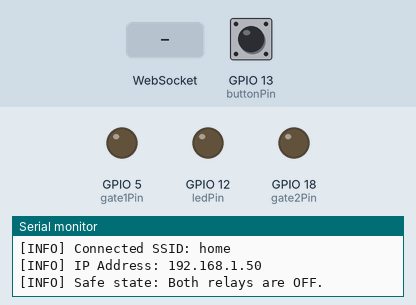
Simulated run of this sketch. Board: ESP32. On the bench: output pins drawn as LEDs (lit = HIGH), the last lines printed to the serial monitor. Inputs (shaded band) come from the test bench; at power-on: GPIO 13 (buttonPin) HIGH. WiFi joins after 1.5 s; servers stay silent unless stated. At 11.9 s the program restarts the board; the recording ends there.

Above: at 3.9 s.
4.0 s: WebSocket text "GATE1_ON" received
At 4.9 s:
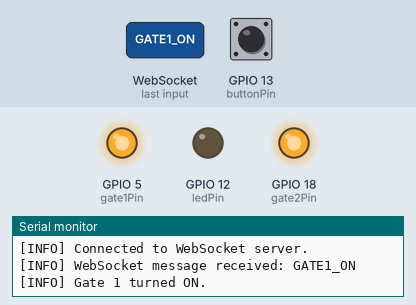
5.7 s: WebSocket text "GATE1_OFF" received
At 6.2 s:
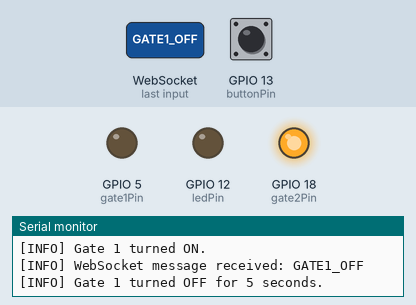
8.7 s: WebSocket text "GATE2_OFF" received
At 11.5 s:
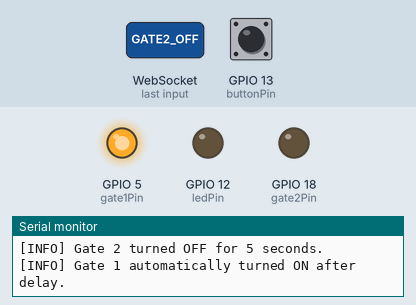
11.7 s: GPIO 13 (buttonPin) pulled LOW for 1 s
Timing chart, 0 to 11.9 s (numbered marks = the images above; inputs shaded):
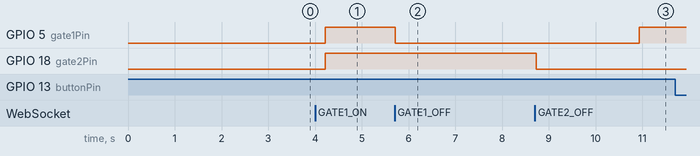

The sketch:

esp32_omlibrary_gate_.ino
```cpp
#include <WiFi.h>
#include <WiFiClientSecure.h>
#include <WebSocketsClient.h>
#include <WiFiManager.h>
#include <esp_task_wdt.h> // For watchdog

// WebSocket server details
const char *server = "socket.jpfashion.in";
const int port = 3000;

// Define GPIO pins for gate relays and indicators
const int gate1Pin = 5;
const int gate2Pin = 18;
const int ledPin = 12;    // LED indicates WiFi/Internet issues
const int buttonPin = 13; // Button to reset WiFi credentials

// Timing variables for non-blocking relay control
unsigned long gate1OffTime = 0;
unsigned long gate2OffTime = 0;
const unsigned long offDuration = 5000; // 5 seconds

// Internet recheck delay (if WiFi is up but Internet is down)
const unsigned long internetRetryDelay = 15000;
unsigned long internetLossStart = 0;

WiFiClientSecure secureClient;
WebSocketsClient webSocket;

//---------------------------------------------------------------------
// Puts both relays into a safe state (OFF)
void setRelaysSafe()
{
  digitalWrite(gate1Pin, LOW);
  digitalWrite(gate2Pin, LOW);
  Serial.println("[INFO] Safe state: Both relays are OFF.");
}

//---------------------------------------------------------------------
// Checks Internet connectivity by trying to connect to a known host.
bool isInternetConnected()
{
  WiFiClient testClient;
  const char *testHost = "www.google.com";
  if (testClient.connect(testHost, 80))
  {
    testClient.stop();
    return true;
  }
  return false;
}

void reconnectWebSocket()
{
  Serial.println("[INFO] Attempting to reconnect WebSocket...");
  webSocket.beginSSL(server, port, "/");
}

//---------------------------------------------------------------------
// Uses WiFiManager to establish a WiFi connection. This function
// blocks until a connection is made.
void setupWiFi()
{
  Serial.println("[INFO] Launching WiFiManager portal...");
  WiFiManager wifiManager;
  // Optionally, you can set a timeout:
  // wifiManager.setConnectTimeout(30);
  if (!wifiManager.autoConnect("GateLockAP"))
  {
    Serial.println("[ERROR] WiFiManager failed to connect. Restarting...");
    ESP.restart();
  }
  Serial.println("[INFO] WiFiManager connected.");
  Serial.print("[INFO] Connected SSID: ");
  Serial.println(WiFi.SSID());
  Serial.print("[INFO] IP Address: ");
  Serial.println(WiFi.localIP());
  digitalWrite(ledPin, LOW);
  setRelaysSafe();
  internetLossStart = 0;
}

//---------------------------------------------------------------------
// WebSocket event handler.
void webSocketEvent(WStype_t type, uint8_t *payload, size_t length)
{
  switch (type)
  {
  case WStype_CONNECTED:
    Serial.println("[INFO] Connected to WebSocket server.");
    webSocket.sendTXT(String("Hello Server From ESP32, connected SSID: ") + WiFi.SSID());
    digitalWrite(gate2Pin, HIGH);
    digitalWrite(gate1Pin, HIGH);
    break;

  case WStype_DISCONNECTED:
    Serial.println("[ERROR] Disconnected from WebSocket server.");
    setRelaysSafe();
    break;

  case WStype_TEXT:
  {
    String message = String((char *)payload);
    Serial.println("[INFO] WebSocket message received: " + message);
    if (message == "GATE1_ON")
    {
      digitalWrite(gate1Pin, HIGH);
      Serial.println("[INFO] Gate 1 turned ON.");
      gate1OffTime = 0;
    }
    else if (message == "GATE1_OFF")
    {
      digitalWrite(gate1Pin, LOW);
      Serial.println("[INFO] Gate 1 turned OFF for 5 seconds.");
      gate1OffTime = millis();
    }
    else if (message == "GATE2_ON")
    {
      digitalWrite(gate2Pin, HIGH);
      Serial.println("[INFO] Gate 2 turned ON.");
      gate2OffTime = 0;
    }
    else if (message == "GATE2_OFF")
    {
      digitalWrite(gate2Pin, LOW);
      Serial.println("[INFO] Gate 2 turned OFF for 5 seconds.");
      gate2OffTime = millis();
    }
    else if (message == "ping")
    {
      webSocket.sendTXT("pong");
    }
    break;
  }

  default:
    break;
  }
}

//---------------------------------------------------------------------
void setup()
{
  Serial.begin(115200);
  delay(1000);

  // Initialize pins.
  pinMode(gate1Pin, OUTPUT);
  pinMode(gate2Pin, OUTPUT);
  pinMode(ledPin, OUTPUT);
  pinMode(buttonPin, INPUT_PULLUP);

  setRelaysSafe();
  digitalWrite(ledPin, LOW);

  // Connect via WiFiManager.
  setupWiFi();

  // Register the current (main) task with the watchdog.
  TaskHandle_t mainTask = xTaskGetCurrentTaskHandle();
  if (esp_task_wdt_add(mainTask) != ESP_OK)
  {
    Serial.println("[WARN] Main task already registered with watchdog or failed to add.");
  }

  // Setup secure client and WebSocket.
  secureClient.setInsecure();
  webSocket.beginSSL(server, port, "/");
  webSocket.onEvent(webSocketEvent);

  // Check Internet connectivity at startup.
  if (!isInternetConnected())
  {
    Serial.println("[WARN] Internet not reachable at startup.");
    digitalWrite(ledPin, HIGH);
  }
}

//---------------------------------------------------------------------
void loop()
{
  // Reset the watchdog timer.
  esp_task_wdt_reset();

  static unsigned long lastCheck = 0;
  if (millis() - lastCheck >= 100000)
  {
    lastCheck = millis();
    if (!webSocket.isConnected())
    {
      reconnectWebSocket();
    }
  }
  // end hua hai
  webSocket.loop();

  // Every 10 seconds, check connectivity.
  // static unsigned long lastCheck = 0;
  if (millis() - lastCheck >= 10000)
  {
    lastCheck = millis();
    if (WiFi.status() != WL_CONNECTED || !isInternetConnected())
    {
      Serial.println("[ERROR] WiFi or Internet disconnected. Reconnecting...");
      digitalWrite(ledPin, HIGH);
      setRelaysSafe();
      WiFi.disconnect(true);
      setupWiFi();
      webSocket.beginSSL(server, port, "/");
    }
    else
    {
      digitalWrite(ledPin, LOW);
    }
  }

  // Check if reset button is pressed.
  if (digitalRead(buttonPin) == LOW)
  {
    Serial.println("[INFO] Button pressed, resetting WiFi credentials...");
    WiFiManager wifiManager;
    wifiManager.resetSettings();
    ESP.restart();
  }

  // Non-blocking check to restore relay state after off duration.
  unsigned long currentMillis = millis();
  if (gate1OffTime != 0 && currentMillis - gate1OffTime >= offDuration)
  {
    digitalWrite(gate1Pin, HIGH);
    Serial.println("[INFO] Gate 1 automatically turned ON after delay.");
    gate1OffTime = 0;
  }
  if (gate2OffTime != 0 && currentMillis - gate2OffTime >= offDuration)
  {
    digitalWrite(gate2Pin, HIGH);
    Serial.println("[INFO] Gate 2 automatically turned ON after delay.");
    gate2OffTime = 0;
  }

  delay(250); // Brief delay to reduce CPU load.
}
```

Measured:
- after the input at 4.0 s, GPIO 5 (gate1Pin), GPIO 18 (gate2Pin): LOW → HIGH after 0.21 s
- after the input at 5.7 s, GPIO 5 (gate1Pin): HIGH → LOW at once
- after the input at 8.7 s, GPIO 18 (gate2Pin): HIGH → LOW at once
